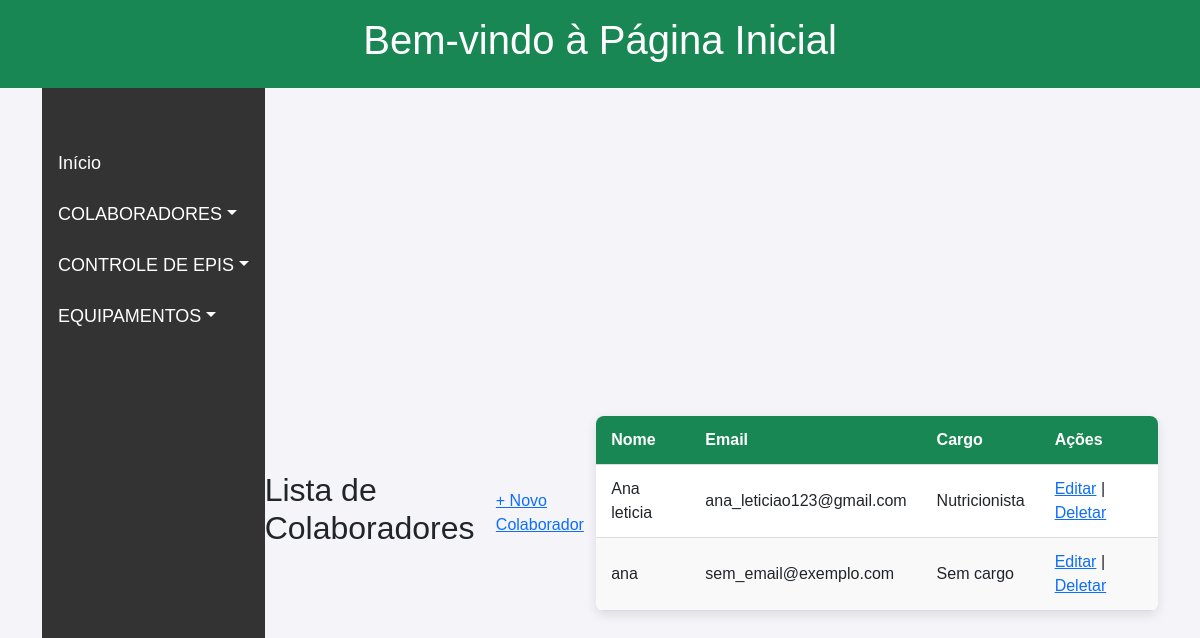
The app's page /colaboradores/, older data.
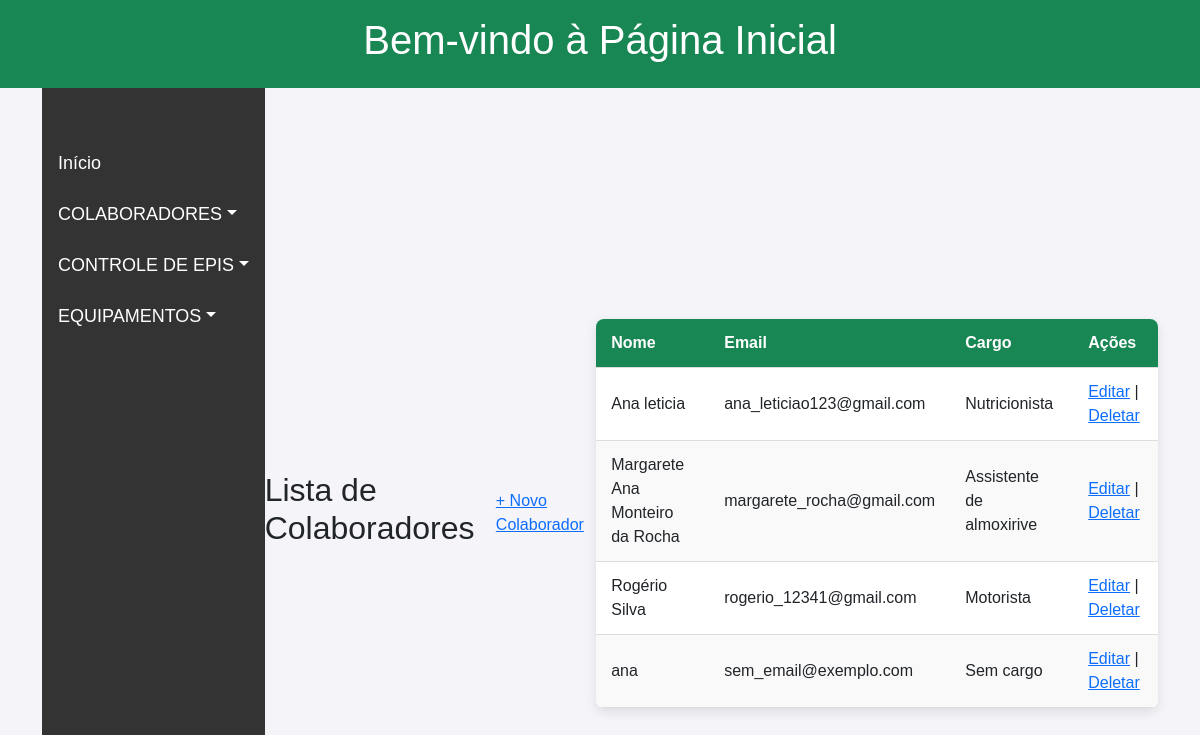
The same page, newer data.
### seguranca_trabalho/models.py (models this page shows, shortened)
class Colaborador(models.Model):
    nome = models.CharField(max_length=100)
    idade = models.IntegerField(default=0)
    email = models.EmailField(default='sem_email@exemplo.com')
    telefone = models.CharField(max_length=15, default='0000-0000')
    cargo = models.CharField(max_length=50, default='Sem cargo')

### seguranca_trabalho/views.py (the view)
# urls.py: path('colaboradores/', views.lista_colaboradores, name='lista_colaboradores'),  # Lista de colaboradores
def lista_colaboradores(request):
    colaboradores = Colaborador.objects.all().order_by('nome')
    return render(request, 'cadastro/lista_colaboradores.html', {'colaboradores': colaboradores})

### seguranca_trabalho/templates/cadastro/lista_colaboradores.html
{% extends "home.html" %}
{% load static %}
{% block conteudo %}
<h2>Lista de Colaboradores</h2>
<link rel="stylesheet" href="{% static 'css/lista_colaboradores.css'%}">
<a href="{% url 'cadastro_colaborador' %}">+ Novo Colaborador</a>
<table>
  <thead>
    <tr>
      <th>Nome</th>
      <th>Email</th>
      <th>Cargo</th>
      <th>Ações</th>
    </tr>
  </thead>
  <tbody>
    {% for c in colaboradores %}
    <tr>
      <td>{{ c.nome }}</td>
      <td>{{ c.email }}</td>
      <td>{{ c.cargo }}</td>
      <td>
        <a href="{% url 'editar_colaborador' c.id %}">Editar</a> |
        <a href="{% url 'deletar_colaborador' c.id %}">Deletar</a>
      </td>
    </tr>
    {% empty %}
    <tr><td colspan="4">Nenhum colaborador cadastrado.</td></tr>
    {% endfor %}
  </tbody>
</table>
{% endblock %}

Row changes from the older to the newer data that the page shows:
added Colaborador: nome "Margarete Ana Monteiro da Rocha", email "margarete_rocha@gmail.com", cargo "Assistente de almoxirive"
added Colaborador: nome "Rogério Silva", email "rogerio_12341@gmail.com", cargo "Motorista"
